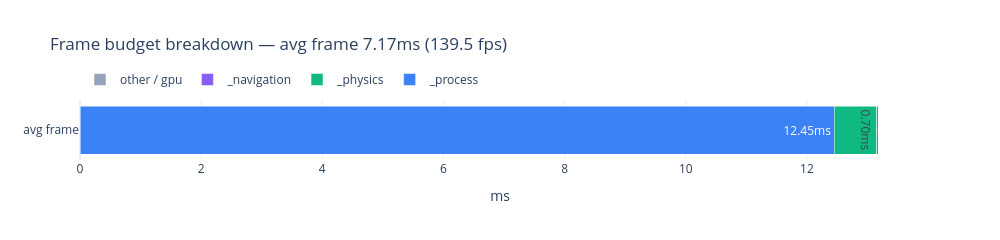

The code cell stored with this chart in its notebook:
### Markdown cell above
## 6 — Frame budget breakdown (avg)

### Code cell
avg_fps   = df['time/fps'].mean()
frame_ms  = 1000 / avg_fps
proc_ms   = df['time/process'].mean() * 1000
phys_ms   = df['time/physics_process'].mean() * 1000
nav_ms    = df['time/navigation_process'].mean() * 1000 if 'time/navigation_process' in df.columns else 0
other_ms  = max(0, frame_ms - proc_ms - phys_ms - nav_ms)

labels = ['_process', '_physics', '_navigation', 'other / gpu']
values = [proc_ms, phys_ms, nav_ms, other_ms]
colors = ['#3B82F6', '#10B981', '#8B5CF6', '#94A3B8']

fig = go.Figure()
for label, val, color in zip(labels, values, colors):
    fig.add_trace(go.Bar(
        x=[val], y=['avg frame'],
        orientation='h', name=label,
        marker_color=color,
        text=[f'{val:.2f}ms'], textposition='inside'
    ))

fig.update_layout(
    barmode='stack',
    title=f'Frame budget breakdown — avg frame {frame_ms:.2f}ms ({avg_fps:.1f} fps)',
    xaxis_title='ms', template='plotly_white',
    width=1000, height=220,
    legend=dict(orientation='h', yanchor='bottom', y=1.1)
)
fig.write_image(OUT / '06_frame_budget.png')
fig.show()

### Figure 1 — Plotly figure (JSON) as saved in the notebook; plotly's stock layout.template omitted (floating-point values rounded to 4 significant figures)
{"data": [{"marker": {"color": "#3B82F6"}, "name": "_process", "orientation": "h", "text": ["12.45ms"], "textposition": "inside", "type": "bar", "x": [12.45], "y": ["avg frame"]}, {"marker": {"color": "#10B981"}, "name": "_physics", "orientation": "h", "text": ["0.70ms"], "textposition": "inside", "type": "bar", "x": [0.7046], "y": ["avg frame"]}, {"marker": {"color": "#8B5CF6"}, "name": "_navigation", "orientation": "h", "text": ["0.02ms"], "textposition": "inside", "type": "bar", "x": [0.01802], "y": ["avg frame"]}, {"marker": {"color": "#94A3B8"}, "name": "other / gpu", "orientation": "h", "text": ["0.00ms"], "textposition": "inside", "type": "bar", "x": [0], "y": ["avg frame"]}], "layout": {"barmode": "stack", "height": 220, "legend": {"orientation": "h", "y": 1.1, "yanchor": "bottom"}, "title": {"text": "Frame budget breakdown — avg frame 7.17ms (139.5 fps)"}, "width": 1000, "xaxis": {"title": {"text": "ms"}}}}
